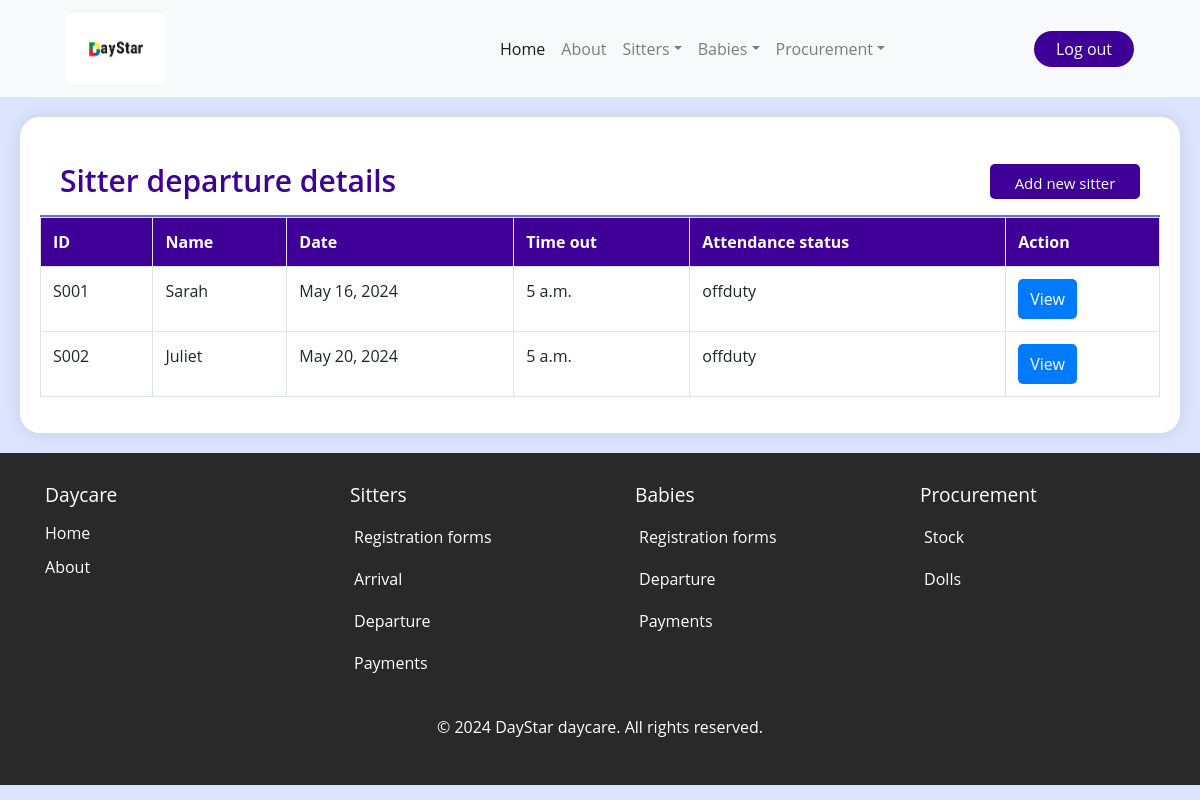
Before: /sit_depart/ (signed in) with the older database file.
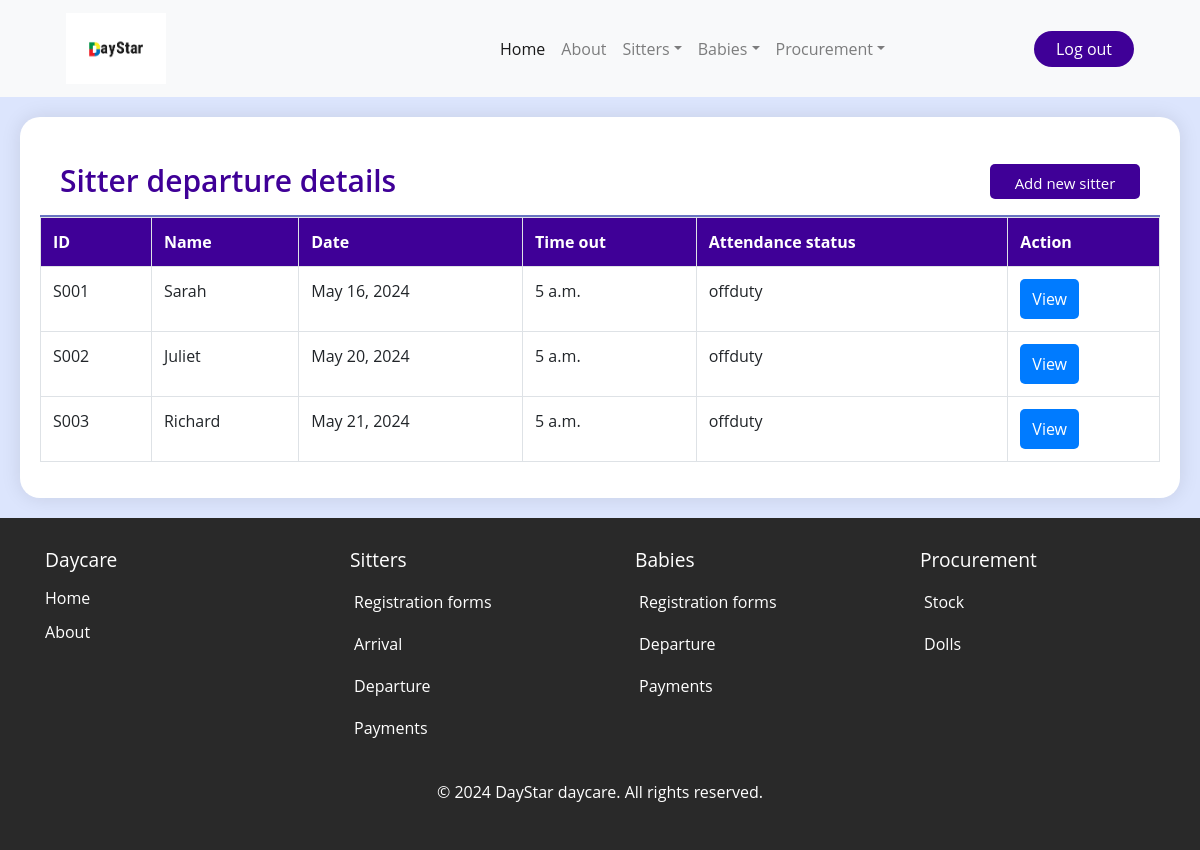
After: the same page with the newer database file.
### daystarApp/models.py (models this page shows, shortened)
class Sitter_departure(models.Model):
    sitter_name=models.ForeignKey(Sitter_arrival, on_delete=models.CASCADE)
    date_of_departure=models.DateField(default=timezone.now)
    timeout=models.TimeField ()
    Attendancestatus=models.CharField(choices=[('offduty', 'offduty')], max_length=100)

class Sitter_arrival(models.Model):
    sitter_name=models.ForeignKey(Sitterform, on_delete=models.CASCADE)
    date_of_arrival=models.DateField(default=timezone.now)
    timein=models.TimeField ()
    Attendancestatus=models.CharField(choices=[('On-duty', 'On-duty')], max_length=100)
    def __str__(self):
        return str(self.sitter_name)

class Sitterform(models.Model):
    name=models.CharField(max_length=200)
    gender=models.CharField(choices=[('male', 'Male'),('female', 'Female')], max_length=100)
    location=models.CharField(choices=[('kabalagala', 'kabalagala')], max_length=100)
    date_of_birth=models.DateField(default=timezone.now)
    next_of_kin=models.CharField( max_length=200)
    national_identification_number=models.CharField(max_length=200, validators=[NIN])
    recommenders_name=models.CharField(max_length=200)
    religion=models.CharField(max_length=200)
    level_of_education=models.CharField( choices=[('degree','Degree'),('diploma','Diploma'),('highschool certificate','Highschool certificate'),('others','Others')],max_length=200)
    contacts=models.CharField(max_length=200, validators=[contacts])
    date=models.DateField()
    def __str__(self):
        return self.name

### daystarApp/views.py (the view)
# urls.py: path('sit_depart/', views.sit_depart, name='sit_depart'),
@login_required
def sit_depart(request):
    sit_leave = Sitter_departure.objects.all()
    return render(request, 'daystarApp/sit_depart.html', {'sit_leave': sit_leave})

### daystarApp/templates/daystarApp/sit_depart.html (shortened to what this page needs)
{% extends 'daystarApp/base.html' %}
{% load static %}
{% block content%}
<div class="table-container">
    <div class="report-header">
        <h1 class="recent-Articles">Sitter departure details</h1>
        <a href="/depart_add"><button class="view">Add new sitter</button></a>
    </div>
    <div class="table-responsive">
        <table class="table table-bordered table-hover">
            <thead>
                <tr>
                    <th scope="col">ID</th>
                    <th scope="col">Name</th>
                    <th scope="col">Date</th>
                    <th scope="col">Time out</th>
                    <th scope="col">Attendance status</th>
                    <th scope="col">Action</th>
                </tr>
            </thead>
            <tbody>
                {% for sitter in sit_leave %}
                <tr style="background-color: white;">
                    <td>S00{{ sitter.id }}</td>
                    <td>{{ sitter.sitter_name }}</td>
                    <td>{{ sitter.date_of_departure }}</td>
                    <td>{{ sitter.timeout}}</td>
                    <td>{{ sitter.Attendancestatus }}</td>
                    <td>
                        <a href="{% url 'depart_view' id=sitter.id %}" class="btn btn-primary">View</a>
                    </td>
                </tr>
                {% endfor %}
            </tbody>
        </table>
    </div>
</div>
{% endblock %}

Changed rows visible on the page:
added Sitter_departure: id "3", sitter_name "Richard", date_of_departure "May 21, 2024", timeout "5 a.m.", Attendancestatus "offduty"
